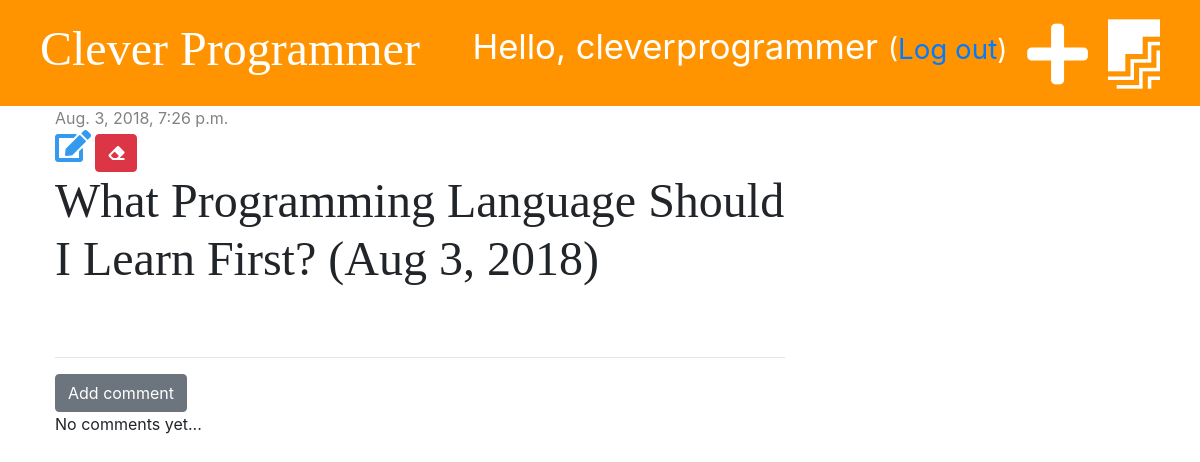
The page /post/1/ (signed in) on the database as committed earlier.
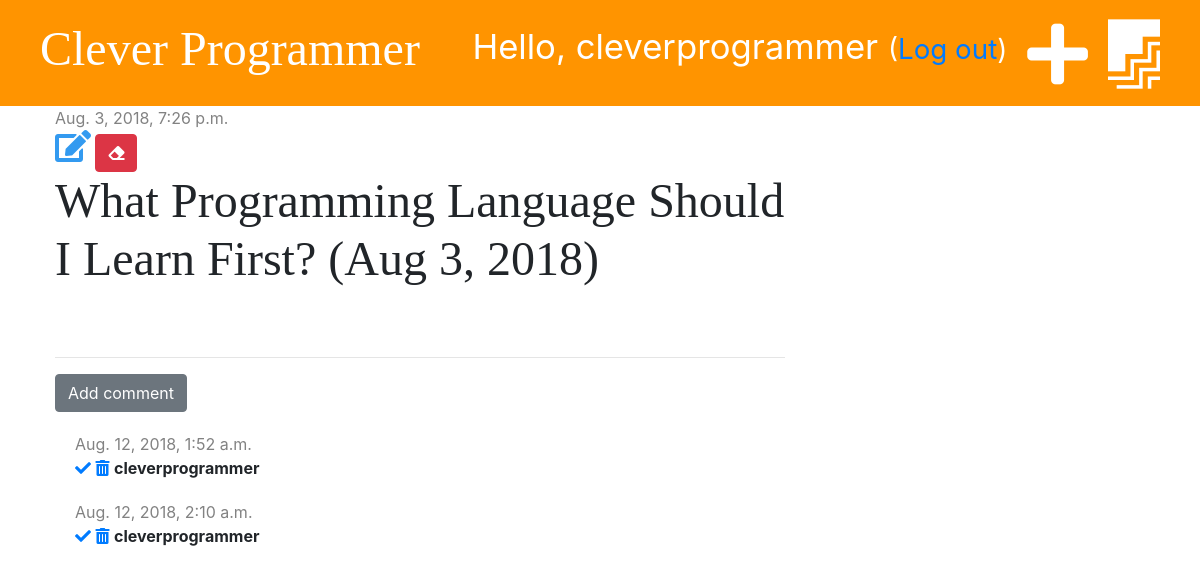
The same page on the database as committed later.
### blog/models.py (models this page shows, shortened)
class Post(models.Model):
    author = models.ForeignKey('auth.User', on_delete=models.CASCADE)
    title = models.CharField(max_length=200)
    text = models.TextField()
    created_date = models.DateTimeField(default=timezone.now)
    published_date = models.DateTimeField(blank=True, null=True)

class Comment(models.Model):
    post = models.ForeignKey('blog.Post', on_delete=models.CASCADE, related_name='comments')
    author = models.CharField(max_length=200)
    text = models.TextField()
    created_date = models.DateTimeField(default=timezone.now)
    approved = models.BooleanField(default=False)

### blog/views.py (the view)
# urls.py: path('post/<int:pk>/', views.post_detail, name='post_detail'),
def post_detail(request, pk):
    post = get_object_or_404(Post, pk=pk)
    stuff_for_frontend = {'post': post}
    return render(request, 'blog/post_detail.html', stuff_for_frontend)

### blog/templatetags/markdownify.py (called while the page is built)
@register.filter
def markdown(value):
    renderer = HighlightRenderer()
    markdown = mistune.Markdown(renderer=renderer)
    return markdown(value)

### blog/templates/blog/post_detail.html (shortened to what this page needs)
{% extends 'blog/base.html' %}
{% load markdownify %}
{% block content %}
    <div class="post">
        {% if post.published_date %}
            <div class="date">
                {{ post.published_date }}
            </div>
        {% else %}
            <a href="{% url 'post_publish' pk=post.pk %}" class="btn btn-primary">Publish</a>
        {% endif %}
        {% if user.is_authenticated %}
            <a href="{% url 'post_edit' pk=post.pk %}"><i class="fas fa-edit fa-2x" style="color: #339af0"></i></a>
        {% endif %}
        <a href="{% url 'post_delete' pk=post.pk %}" class="btn btn-danger"
           onclick="return confirm('Are you sure you want to delete this post?')">
            <i class="fas fa-eraser"></i>
        </a>
        <h1>{{ post.title }}</h1>
    </div>
    <hr>
    <a href="{% url 'add_comment_to_post' pk=post.pk %}" class="btn btn-secondary">Add comment</a>
    {% for comment in post.comments.all %}
        {% if user.is_authenticated or comment.approved %}
            <div class="comment">
                <div class="date">
                    {{ comment.created_date }}
                </div>
                {% if not comment.approved and user.is_superuser %}
                    <a href="{% url 'comment_approve' pk=comment.pk %}"><i class="fas fa-check"></i></a>
                    <a href="{% url 'comment_remove' pk=comment.pk %}"><i class="fas fa-trash-alt"></i></a>
                {% endif %}
                <strong>{{ comment.author }}</strong>
            </div>
        {% endif %}
    {% empty %}
        <p>No comments yet...</p>
    {% endfor %}
{% endblock %}

### blog/templates/blog/base.html (shortened to what this page needs)
{% load staticfiles %}
<!DOCTYPE html>
<html lang="en">
<head>
    <link rel="stylesheet" href="https://stackpath.bootstrapcdn.com/bootstrap/4.1.3/css/bootstrap.min.css">
    <link rel="stylesheet" href="{% static 'css/blog.css' %}">
    <link rel="stylesheet" href="https://use.fontawesome.com/releases/v5.2.0/css/all.css"
>
    <link rel="stylesheet" href="{% static 'css/zenburn.css' %}">
</head>
<body>
<div class="page-header">
    {% if user.is_authenticated %}
        <a href="{% url 'post_draft_list' %}" class="top-menu"><i class="fab fa-firstdraft fa-2x"></i></a>
        <a href="{% url 'post_new' %}" class="top-menu"><i class="fas fa-plus fa-2x"></i></a>
        <p class="top-menu">Hello, {{ user.username }}
            <small>(<a href="{% url 'logout' %}">Log out</a>)</small>
        </p>
    {% else %}
        <a href="{% url 'login' %}" class="top-menu"><i class="fas fa-sign-in-alt fa-2x"></i></a>
    {% endif %}
    <h1><a href="{% url "post_list" %}">Clever Programmer </a></h1>
</div>
<div class="content container">
    <div class="row">
        <div class="col-md-8">
            {% block content %}
            {% endblock %}
        </div>
    </div>
</div>
</body>
</html>

### blog/static/css/blog.css (style rules this page uses)
.page-header { background-color: #ff9400; margin-top: 0; padding: 20px 20px 20px 40px; }
.page-header h1, .page-header h1 a { color: #ffffff; font-size: 36pt; text-decoration: none; }
.content { margin-left: 40px; }
h1, h2, h3, h4 { font-family: 'Tangerine', 'Inconsolata', 'Droid Sans', serif; font-size: 48px; }
.date { color: #828282; }
.post { margin-bottom: 70px; }
.top-menu, .top-menu:hover { color: #ffffff; float: right; font-size: 26pt; margin-right: 20px; }
.comment { margin: 20px 0px 20px 20px; }

Rows that differ between the two databases and show on the page:
added Comment: created_date "Aug. 12, 2018, 1:52 a.m.", approved False (drawn), author "cleverprogrammer"
added Comment: created_date "Aug. 12, 2018, 2:10 a.m.", approved False (drawn), author "cleverprogrammer"
Other text that changed with them:
text no longer shown: "No comments yet..."
